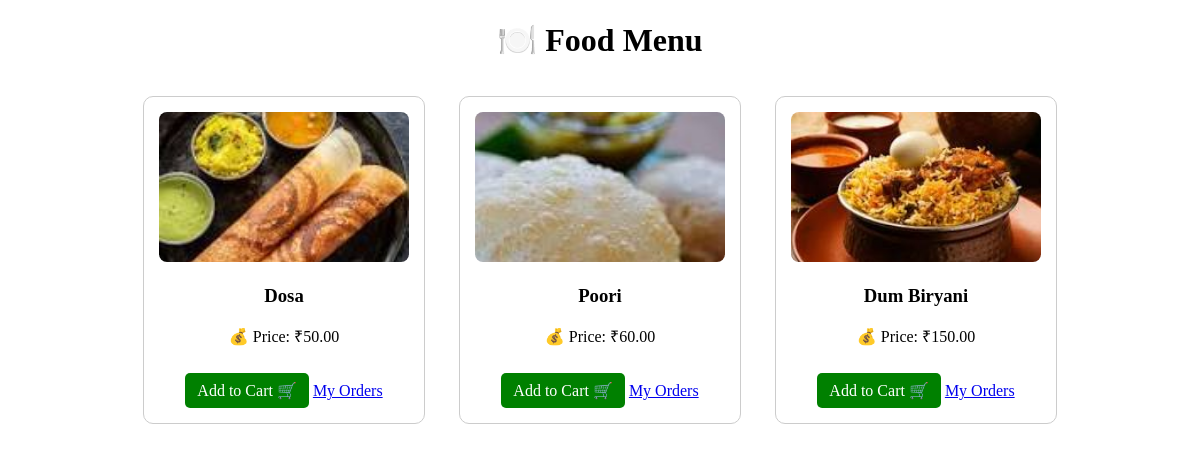
The page / on the database its author committed.
### menu/models.py (models this page shows, shortened)
class FoodItem(models.Model):
    name = models.CharField(max_length=100)
    price = models.DecimalField(max_digits=10, decimal_places=2)
    image = models.ImageField(upload_to='food/')
    is_available = models.BooleanField(default=True)

### menu/views.py (the view)
# urls.py: path('', views.menu_list, name='menu'),
def menu_list(request):
    foods = FoodItem.objects.all()
    return render(request, 'menu/menu.html', {'foods': foods})

### menu/templates/menu/menu.html (shortened to what this page needs)
<!DOCTYPE html>
<html>
<head>
</head>
<body>
<h1 style="text-align:center;">🍽️ Food Menu</h1>
<div style="text-align:center;">
    {% for food in foods %}
        <div class="food-card">
            {% if food.image %}
                <img src="{{ food.image.url }}" alt="{{ food.name }}">
            {% endif %}
            <h3>{{ food.name }}</h3>
            <p>💰 Price: ₹{{ food.price }}</p>
            <a class="btn" href="{% url 'add_to_cart' food.id %}">
                Add to Cart 🛒
            </a>
            <a href="{% url 'my_orders' %}">My Orders</a>
        </div>
    {% empty %}
        <p>No food items available.</p>
    {% endfor %}
</div>
</body>
</html>

### menu/templates/menu/menu.html (style rules this page uses)
.food-card { border: 1px solid #ccc; padding: 15px; margin: 15px; width: 250px; display: inline-block; vertical-align: top; border-radius: 10px; }
.food-card img { width: 100%; height: 150px; object-fit: cover; border-radius: 8px; }
.btn { display: inline-block; padding: 8px 12px; background: green; color: white; text-decoration: none; margin-top: 10px; border-radius: 5px; }

### rows shown on the page
FoodItem: image (picture), name "Dosa", price "50.00"
FoodItem: image (picture), name "Poori", price "60.00"
FoodItem: image (picture), name "Dum Biryani", price "150.00"
